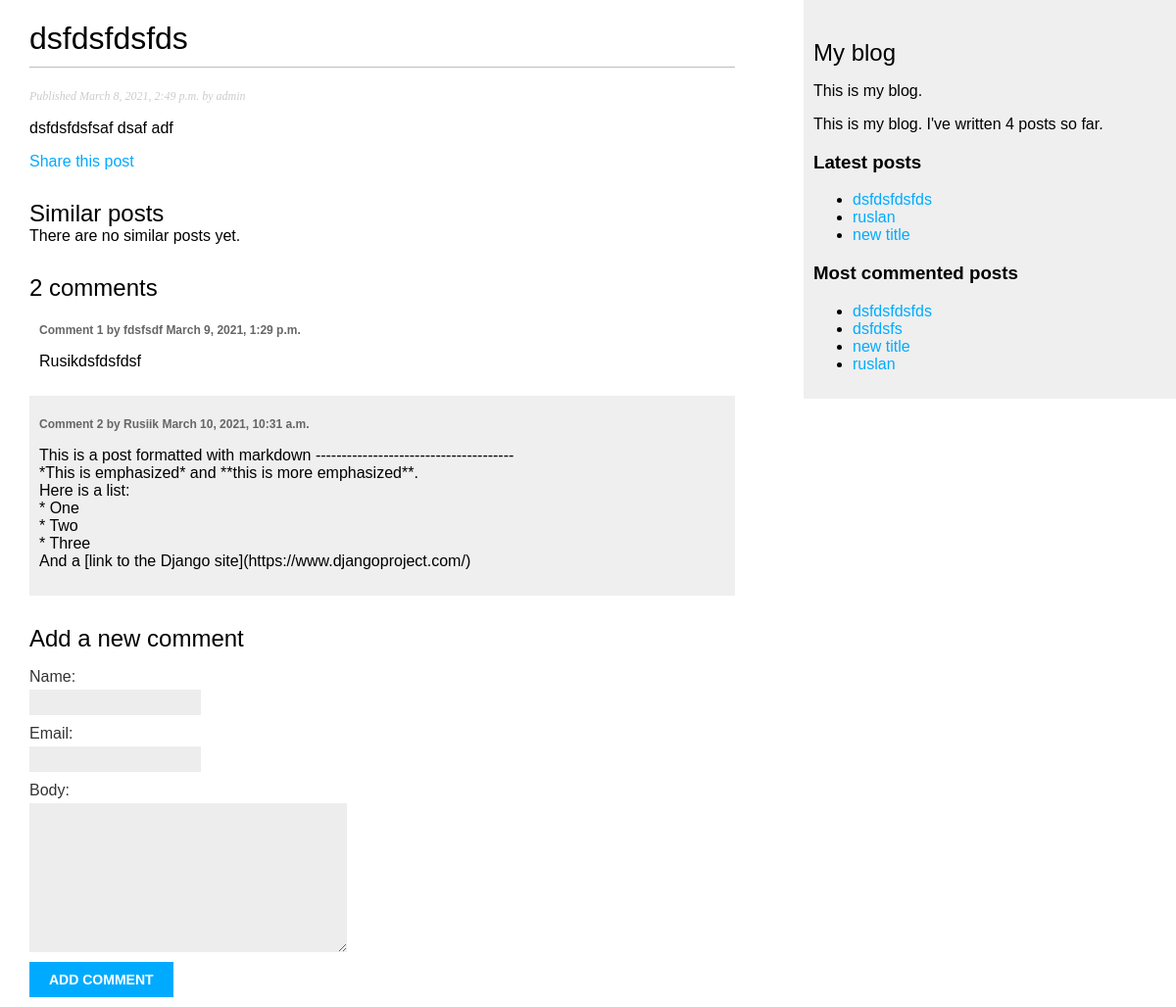
The page /blog/2021/3/8/dsfdsfdsfds/ on the database its author committed.
### blog/models.py (models this page shows, shortened)
class Post(models.Model):
    STATUS_CHOICES = (
        ('draft','Draft'),
        ('published', 'Published'),
    )
    title = models.CharField(max_length=250)
    slug  = models.SlugField(max_length=250, unique_for_date='publish')
    author = models.ForeignKey(User, related_name='blog_post', on_delete=models.CASCADE)
    body = models.TextField()
    publish = models.DateTimeField(default=timezone.now)
    created = models.DateTimeField(auto_now_add=True)
    updated = models.DateTimeField(auto_now=True)
    status = models.CharField(max_length=10,choices=STATUS_CHOICES,default='draft')
    objects = models.Manager()
    published = PublishedManager()
    class Meta:
        ordering = ('-publish',)
    def get_absolute_url(self):
        return reverse('blog:post_detail',
                        args=[self.publish.year,
                             self.publish.month,
                             self.publish.day,
                             self.slug])
    tags = TaggableManager()

class Comment(models.Model):
    post = models.ForeignKey(Post, on_delete=models.CASCADE, related_name='comments')
    name = models.CharField(max_length=80)
    email = models.EmailField()
    body = models.TextField()
    created = models.DateTimeField(auto_now_add=True)
    updated = models.DateTimeField(auto_now=True)
    active = models.BooleanField(default=True)
    class Meta:
        ordering = ('created',)

### blog/views.py (the view)
# urls.py: path('<int:year>/<int:month>/<int:day>/<slug:post>/',views.post_detail,name='post_detail'),
def post_detail(request, year, month, day, post):
    post = get_object_or_404(Post, slug=post,status='published',publish__year=year, publish__month=month,publish__day=day)
    comments = post.comments.filter(active = True)
    new_comment = None
    if request.method == 'POST':
        comment_form = CommentForm(request.POST)
        if comment_form.is_valid():
            new_comment = comment_form.save(commit=False)
            new_comment.post = post;
            new_comment.save()
    else:
        comment_form =  CommentForm()
    return render(request,'blog/post/detail.html',{
        'post': post,
        'comments': comments,
        'new_comment': new_comment,
        'comment_form': comment_form})

### blog/forms.py
class CommentForm(forms.ModelForm):
    class Meta:
        model = Comment
        fields = ['name', 'email', 'body']

### blog/models.py (called while the page is built)
    def get_queryset(self):
        return super().get_queryset().filter(status = 'published')

### blog/templatetags/blog_tags.py (called while the page is built)
@register.simple_tag
def total_posts():
    return Post.published.count()

@register.inclusion_tag('blog/post/latest_posts.html')
def show_latest_posts(count=5):
    latest_posts = Post.published.order_by('-publish')[:count]
    return {'latest_posts': latest_posts}

@register.simple_tag
def get_most_commented_posts(count=5):
    return Post.published.annotate(total_comments=Count('comments')) .order_by('-total_comments')[:count]

@register.filter(name='markdown')
def markdown_format(text):
    return mark_safe(markdown.markdown(text))

### blog/templates/blog/post/detail.html (shortened to what this page needs)
{% extends "blog/base.html" %}
{% load blog_tags %}
{% block content %}
  <h1>{{ post.title }}</h1>
  <p class="date">
    Published {{ post.publish }} by {{ post.author }}
  </p>
  {{ post.body|markdown }}
  <p>
    <a href="{% url "blog:post_share" post.id %}">
      Share this post
    </a>
  </p>
  <h2>Similar posts</h2>
  {% for post in similar_posts %}
    <p>
      <a href="{{ post.get_absolute_url }}">{{ post.title }}</a>
    </p>
  {% empty %}
    There are no similar posts yet.
  {% endfor %}
  {% with comments.count as total_comments %}
    <h2>
      {{ total_comments }} comment{{ total_comments|pluralize }}
    </h2>
  {% endwith %}
  {% for comment in comments %}
    <div class="comment">
      <p class="info">
        Comment {{ forloop.counter }} by {{ comment.name }}
        {{ comment.created }}
      </p>
      {{ comment.body|linebreaks }}
    </div>
  {% empty %}
    <p>There are no comments yet.</p>
  {% endfor %}
  {% if new_comment %}
    <h2>Your comment has been added.</h2>
  {% else %}
    <h2>Add a new comment</h2>
    <form action="." method="post">
      {{ comment_form.as_p }}
      <p><input type="submit" value="Add comment"></p>
    </form>
  {% endif %}
{% endblock %}

### blog/templates/blog/base.html (shortened to what this page needs)
{% load blog_tags %}
{% load static %}
 <!DOCTYPE html> <html>
<head>
<link href="{% static "css/blog.css" %}" rel="stylesheet"> </head>
<body>
<div id="content">
{% block content %}
{% endblock %}
</div>
<div id="sidebar">
<h2>My blog</h2> <p>This is my blog.</p>
<p>This is my blog. I've written {% total_posts %} posts so far.</p>
<h3>Latest posts</h3>
{% show_latest_posts 3 %}
<h3>Most commented posts</h3>
{% get_most_commented_posts as most_commented_posts %} <ul>
{% for post in most_commented_posts %}
<li><a href="{{ post.get_absolute_url }}">{{ post.title }}</a></li>
{% endfor %} </ul>
</div> </body> </html>

### blog/templates/blog/post/latest_posts.html
<ul>
{% for post in latest_posts %}
<li><a href="{{ post.get_absolute_url }}">{{ post.title }}</a></li>
{% endfor %}
</ul>

### blog/static/css/blog.css (style rules this page uses)
body { margin:0; padding:0; font-family:helvetica, sans-serif; }
a { color:#00abff; text-decoration:none; }
h1 { font-weight:normal; border-bottom:1px solid #bbb; padding:0 0 10px 0; }
h2 { font-weight:normal; margin:30px 0 0; }
#content { float:left; width:60%; padding:0 0 0 30px; }
#sidebar { float:right; width:30%; padding:10px; background:#efefef; height:100%; }
p.date { color:#ccc; font-family: georgia, serif; font-size: 12px; font-style: italic; }
label { float:left; clear:both; color:#333; margin-bottom:4px; }
input, textarea { clear:both; float:left; margin:0 0 10px; background:#ededed; border:0; padding:6px 10px; font-size:12px; }
input[type=submit] { font-weight:bold; background:#00abff; color:#fff; padding:10px 20px; font-size:14px; text-transform:uppercase; }
.comment { padding:10px; }
.comment:nth-child(even) { background:#efefef; }
.comment .info { font-weight:bold; font-size:12px; color:#666; }

### rows shown on the page
Post: title "dsfdsfdsfds", publish "March 8, 2021, 2:49 p.m.", author "admin", body "dsfdsfdsfsaf dsaf adf"
Comment: name "fdsfsdf", created "March 9, 2021, 1:29 p.m.", body "Rusikdsfdsfdsf"
Comment: name "Rusiik", created "March 10, 2021, 10:31 a.m.", body "This is a post formatted with markdown -------------------------------------- *This is emphasized* and **this is more emphasized**. Here is a list: * One * Two * Three And a [link to the Django site](https://www.djangoproject.com/)"
Post: title "ruslan"
Post: title "new title"
Post: title "dsfdsfs"

### other values the page prints
{{ total_comments }} "2"
